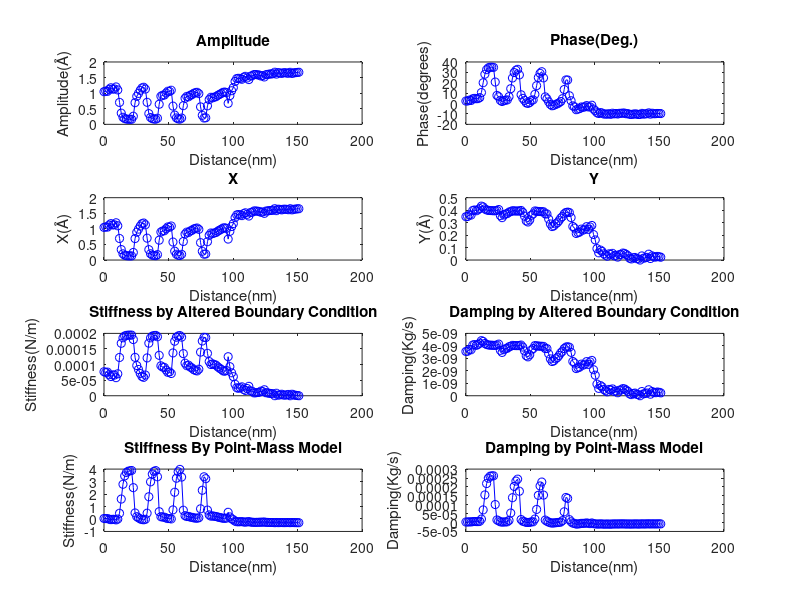

The MATLAB source for this figure:
% Tiny code for corercting the phase discontinuities in the phase grabbing From the Lockin.
% The discontinuities arrise if the phase of our system exceeds the upper limit of arctan(Y/X) which is 90 degrees.

clear all
%% Experimental constants

Int_sensitivity = 39.73;           	% in mv/A
opamp_gain = 12;
scanner_calib = 22.27;              % nm/V
lockin_sens = 100;                  % in mv

cantilever_stiffness = 0.8486;          % in N/m
free_amplitude = 1.1;                % in Amstrongs
drive_frequency = 2000*2*pi;            % in Hz

npoints = 80;                       % uptil what point do we need to correct the phase data
phasecutoff = -0.139;               % the cutoff point below which the phase would be take to the positive side
datacutoff =115;                    % to trim the redundant part in free amplitude 

density = 2329;                     %density of material of cantilever
area = 8750e-12;                        %surface area of cantilever
cantilever_length = 250e-006;      %length of cantilver SI units


%% Removing the approach values and rescaling the z_voltage values and converting to nanometers

% trimm all the arrays to remove approach z values.

a= importdata('_0x4__data.txt');
b = a.('data');

z = b(:,1);
totlength = length(z);

approach_count = 0;

for i = 1: (totlength-1)
    if (z(i) > z(i+1))
        approach_count = approach_count+1;
    end
end

% count;
% plot(z)

for i=1:approach_count
    b(1,:) = [];
end

for i = datacutoff:length(b)
    b(datacutoff,:) = [];
end

%length(b)

%% data allocation

z_volt = b(:,1);
x = b(:,7)*(lockin_sens/(Int_sensitivity*10));
y = b(:,8)*(lockin_sens/(Int_sensitivity*10));

amplitude = b(:,2)*(lockin_sens/(Int_sensitivity*10));
phase = b(:,3);                        % Third column is the Phase.
DC = b(:,4);

offset_phase = (min(phase));
new_phase = 30*(pi/180);

n= zeros(length(phase),1);
for i = 1:length(phase)
    if phase(i)< 0
        n(i)=-1;
    else 
        n(i)=1;
    end
end

true_x = (x);
%true_x = (x)*cos(new_phase)/cos(offset_phase);

true_y = (y)- min(y);

%  true_x = real(x/cos(offset_phase));
%   true_y =real(sqrt((-1*(x.^2)*((tan(offset_phase))^2))+ (y.^2)));
 %true_y = 
%  %true_y = true_y- min(true_y);

z_dist = (z_volt - min(z_volt) )* (scanner_calib * opamp_gain) ; 


%% Stiffness and Damping calculation   


stiffness = double(cantilever_stiffness* ((free_amplitude./amplitude).*(cos(phase)) -1)); 
%stiffness = stiffness - min(stiffness);

damping = double(cantilever_stiffness * (1.0) * ((free_amplitude./(amplitude.*(drive_frequency))) .* (sin((phase))))) ;
%damping = damping- min(damping);



stiffx = double((-1)*(((0.666*cantilever_stiffness * cantilever_length).*true_x./free_amplitude)- 0.333*density*10*area*cantilever_length*drive_frequency*drive_frequency));
stiffx = stiffx - min(stiffx);

lever_damping = 10e-006;
dampy = double(0.666*cantilever_stiffness*cantilever_length.*true_y./(free_amplitude.*drive_frequency));%- (0.333*lever_damping*cantilever_length));
%dampy = dampy- min(dampy);

retardation_time = double(dampy./(stiffx));

rsq = true_x.^2 + true_y.^2;
asq = amplitude.^2;


%% Plotting

phase = phase .* (180/pi); %converted phase to degrees

subplot(4,2,1)
plot(z_dist,amplitude,'o-b')
title('Amplitude')
xlabel('Distance(nm)')  
ylabel('Amplitude(Å)')

subplot(4,2,2)
plot(z_dist,phase,'o-b')
title('Phase(Deg.)')
xlabel('Distance(nm)')
ylabel('Phase(degrees)')


subplot(4,2,3)
plot(z_dist,true_x,'o-b')
title('X')
xlabel('Distance(nm)')
ylabel('X(Å)')


subplot(4,2,4)
plot(z_dist,true_y,'o-b')
title('Y')
xlabel('Distance(nm)')
ylabel('Y(Å)')

subplot(4,2,5)
plot(z_dist,stiffx,'o-b')
title('Stiffness by Altered Boundary Condition')
xlabel('Distance(nm)')
ylabel('Stiffness(N/m)')

subplot(4,2,6)
plot(z_dist,dampy,'o-b')
title('Damping by Altered Boundary Condition')
xlabel('Distance(nm)')
ylabel('Damping(Kg/s)')

subplot(4,2,7)
plot(z_dist,stiffness,'o-b')
title('Stiffness By Point-Mass Model')
xlabel('Distance(nm)') 
ylabel('Stiffness(N/m)')


subplot(4,2,8)
plot(z_dist,damping,'o-b')
title('Damping by Point-Mass Model')
xlabel('Distance(nm)')
ylabel('Damping(Kg/s)')


% subplot(4,2,7)
% plot(z_dist,DC,'o-b')
% title('Retardation Time')
% xlabel('Distance(nm)')
% ylabel('Retardation Time(s)'
